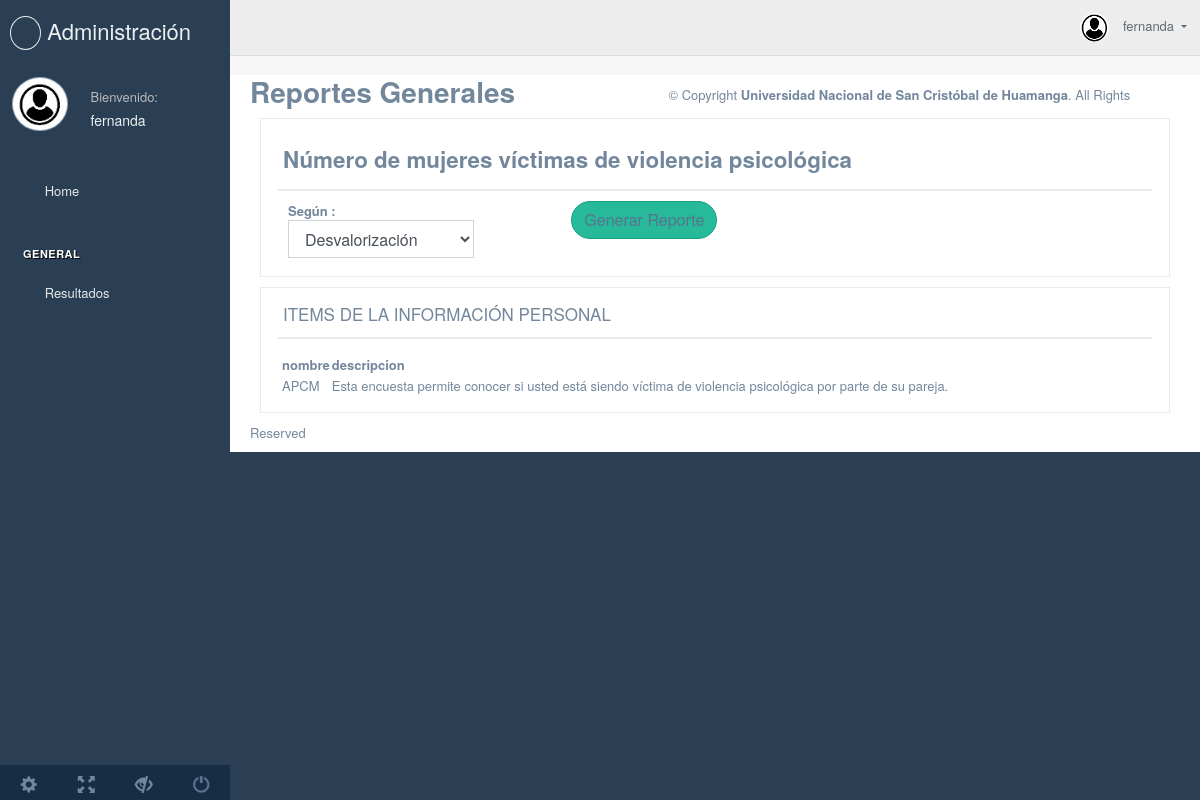
/intranet/g_reporte/ (signed in), run on the app's committed database.
### encuesta/models.py (models this page shows, shortened)
class ModelAudit(models.Model):
    isuso = models.BooleanField(default=True)
    fecha_registro = models.DateTimeField(auto_now_add=True)
    fecha_actualizacion = models.DateTimeField(auto_now=True)
    estado = models.BooleanField(default=True)
    class Meta:
        abstract = True

class Encuesta(ModelAudit):
    nombre = models.CharField(max_length=30)
    descripcion = models.TextField()
    registro = models.ForeignKey(
        settings.AUTH_USER_MODEL, on_delete=models.PROTECT)
    num_pre_asig = models.PositiveIntegerField()
    isorden = models.BooleanField(default=True)

### encuesta/views.py (the view)
# urls.py: path('g_reporte/',generar_reporte, name='generar_reporte'),
def generar_reporte(request):
    resultados = Encuesta.objects.all()
    return render(request,'adminpage/generar_reporte.html',{'resultados':resultados})

### templates/adminpage/generar_reporte.html (shortened to what this page needs)
{% extends "adminpage/ta_base.html" %}
{% block content %}
<div class="">
  <div class="page-title">
    <div class="title_left">
      <h3><strong>Reportes Generales</strong><small></small></h3>
    </div>
  </div>
  <div class="col-md-12 col-sm-12 ">
    <div class="x_panel">
      <div class="x_title">
        <h3><small><strong>Número de mujeres víctimas de violencia psicológica</strong></small></h3>
      </div>
      <div class="col-sm-10">
        <div class="dataTables_length" id="datatable_length">
          <label><strong>Según : </strong><select name="datatable_length" aria-controls="datatable"
              class="form-control input-sm">
              <option value="">Desvalorización</option>
            </select>
          </label>
        </div>
        <div>
          <button  class="btn btn-round btn-success" type="button">
            <a href="{% url 'encuesta:pastel' %}"> Generar Reporte </a>
          </button>
        </div>
      </div>
    </div>
  </div>
</div>
<div class="col-md-12">
  <div class="x_panel">
    <div class="x_title">
      <h2>ITEMS DE LA INFORMACIÓN PERSONAL
      </h2>
      <div class="clearfix"></div>
    </div>
    <div class="x_content bs-example-popovers">
      {% if resultados %}
      <table>
        <thead>
          <tr>
            <th>nombre</th>
            <th>descripcion</th>
          </tr>
        </thead>
        <tbody>
          {% for resultados in resultados %}
          <tr>
            <td>{{ resultados.nombre }} </td>
            <td>{{ resultados.descripcion }} </td>
          </tr>
          {% endfor %}
        </tbody>
      </table>
      {% else %}
      <h1>No existe autores</h1>
      {% endif %}
    </div>
  </div>
</div>
</div>
</div>
{% endblock %}

### templates/adminpage/ta_aside.html (shortened to what this page needs)
{% load static %}
<div class="col-md-3 left_col">
    <div class="left_col scroll-view">
        <div class="navbar nav_title" style="border: 0;">
            <a href="" class="site_title"><i class="fa fa-wrench"></i> <span>Administración</span></a>
        </div>
        <div class="profile clearfix">
            <div class="profile_pic">
                <img src="{%  static 'ta/images/img1.jpg'  %}" alt="..." class="img-circle profile_img">
            </div>
            <div class="profile_info">
                {% if user.is_authenticated %}
             <span>Bienvenido: </span>
             <h2>{{ user.username }}</h2>
             {% endif %}
         </div>
        </div>
        <br />
        <div id="sidebar-menu" class="main_menu_side hidden-print main_menu">
            <div class="menu_section">
                <ul class="nav side-menu">
                    <li><a href="{% url 'encuesta:index_reporte' %}"><i class="fa fa-home"></i> Home <span class="fa fa-chevron-down"></span></a>
                    </li>
                </ul>
            </div>
        </div>
        <div id="sidebar-menu" class="main_menu_side hidden-print main_menu">
            <div class="menu_section">
                <h3>General</h3>
                <ul class="nav side-menu">
                    <li><a href="{% url 'encuesta:rangog' %}"><i class="fa fa-bar-chart-o"></i> Resultados <span class="fa fa-chevron-down"></span></a>
                    </li>
                </ul>
            </div>
        </div>
        <div class="sidebar-footer hidden-small">
            <a data-toggle="tooltip" data-placement="top" title="Settings">
                <span class="glyphicon glyphicon-cog" aria-hidden="true"></span>
            </a>
            <a data-toggle="tooltip" data-placement="top" title="FullScreen">
                <span class="glyphicon glyphicon-fullscreen" aria-hidden="true"></span>
            </a>
            <a data-toggle="tooltip" data-placement="top" title="Lock">
                <span class="glyphicon glyphicon-eye-close" aria-hidden="true"></span>
            </a>
            <a data-toggle="tooltip" data-placement="top" title="Logout" href='/'>
                <span class="glyphicon glyphicon-off" aria-hidden="true"></span>
            </a>
        </div>
    </div>
</div>

### templates/adminpage/ta_header.html (shortened to what this page needs)
{% load static %}
<div class="top_nav">
    <div class="nav_menu">
        <div class="nav toggle">
            <a id="menu_toggle"><i class="fa fa-bars"></i></a>
        </div>
        <nav class="nav navbar-nav">
            <ul class=" navbar-right">
                <li class="nav-item dropdown open" style="padding-left: 15px;">
                    <a href="javascript:;" class="user-profile dropdown-toggle" aria-haspopup="true" id="navbarDropdown"
                        data-toggle="dropdown" aria-expanded="false">
                        {% if user.is_authenticated %}
                        <img src="{%  static 'ta/images/img1.jpg'  %}" alt="">  {{ user.username }}
                        {% endif %}
                    </a>
                </li>
            </ul>
        </nav>
    </div>
</div>

### data on the page
Encuesta: nombre "APCM", descripcion "Esta encuesta permite conocer si usted está siendo víctima de violencia psicológica por parte de su pareja."

### other printed values
{{ user.username }} "fernanda"
